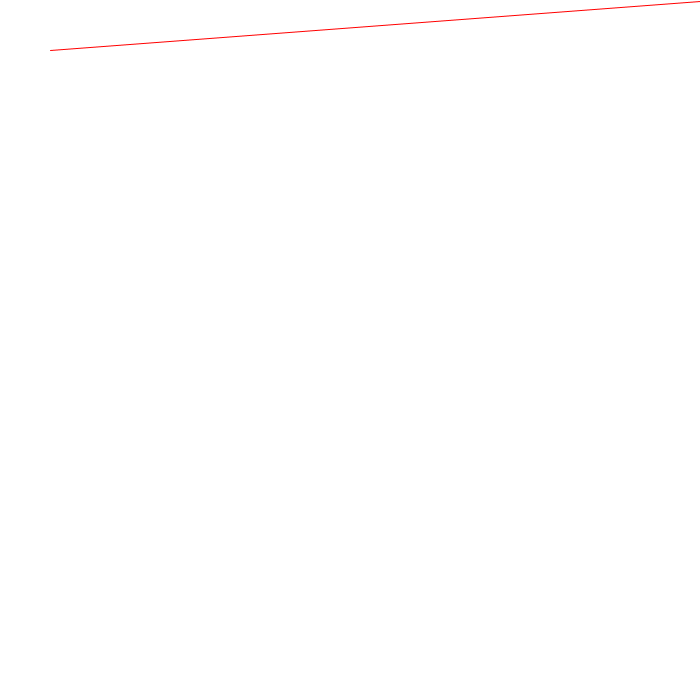
Frame 1 (no input)
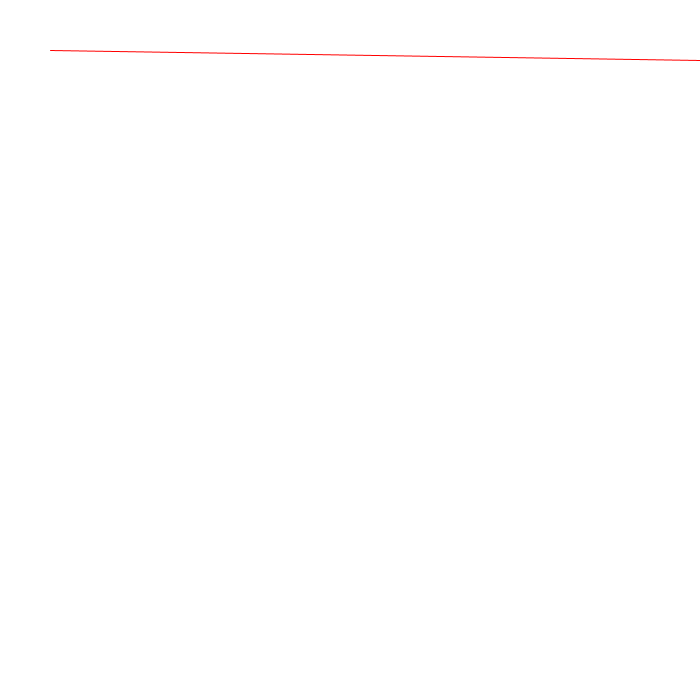
Frame 60 (the mouse pressed at the canvas centre just before this capture)
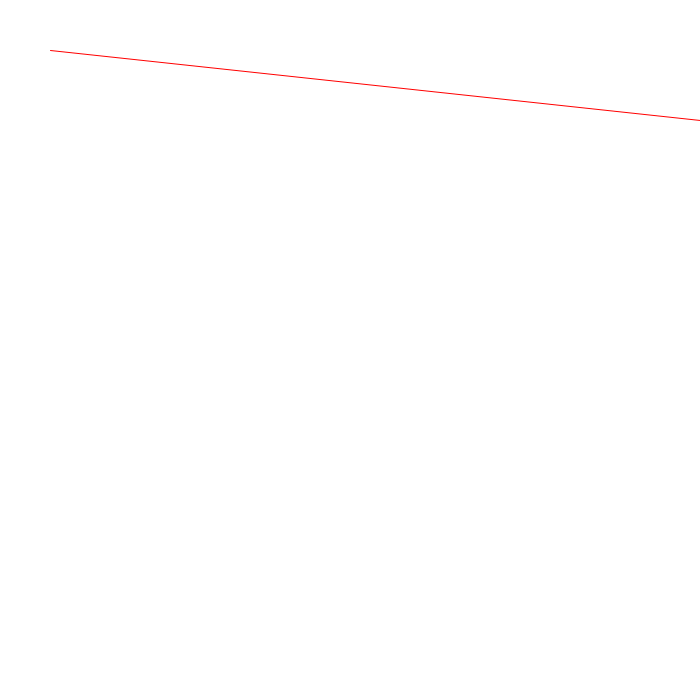
Frame 120 (the mouse held since frame 60 and released just before this capture)

The Processing sketch that drew these frames (run headless with seeded random() and noise(); from frame 60 on, the mouse is pressed at the canvas centre):

// Processing sketch: basic_3
// ── basic_3.pde
void setup() {
	size(700,700);
}

void draw() {
	background(255,255,255);
	stroke(255,0,0);
	line(50,50, 700, frameCount);
}
